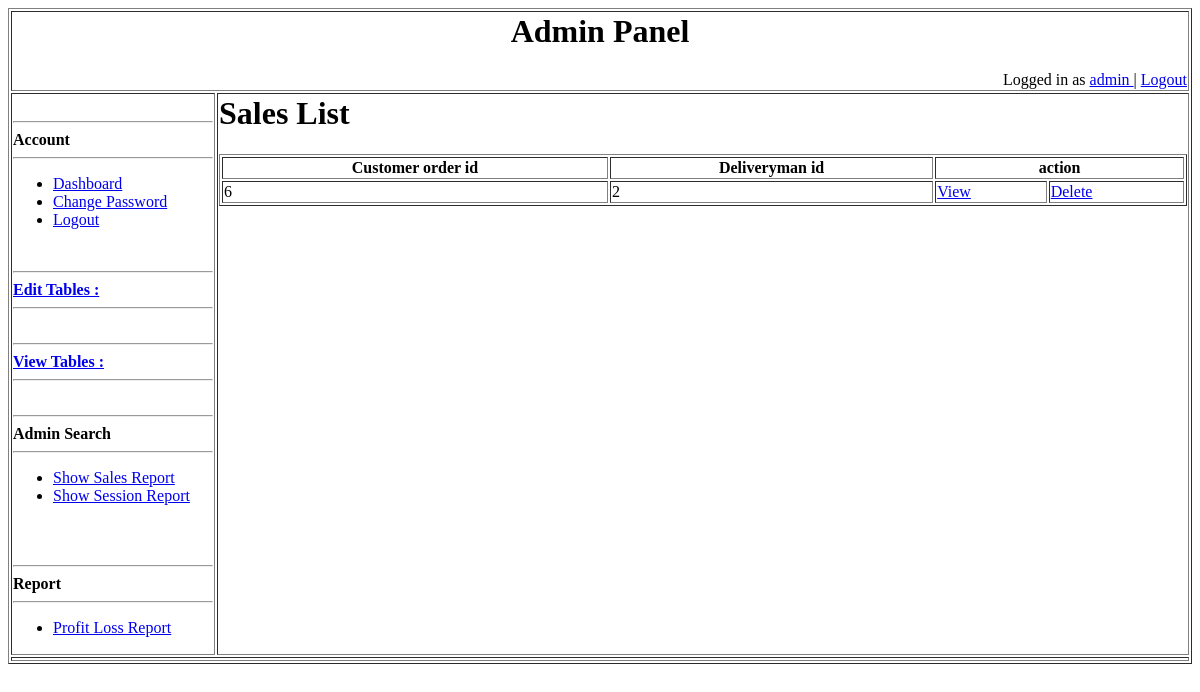
/App/View/AdminPages/ViewTables/viewSalesTable.php (signed in), run on an earlier commit of the app's database.
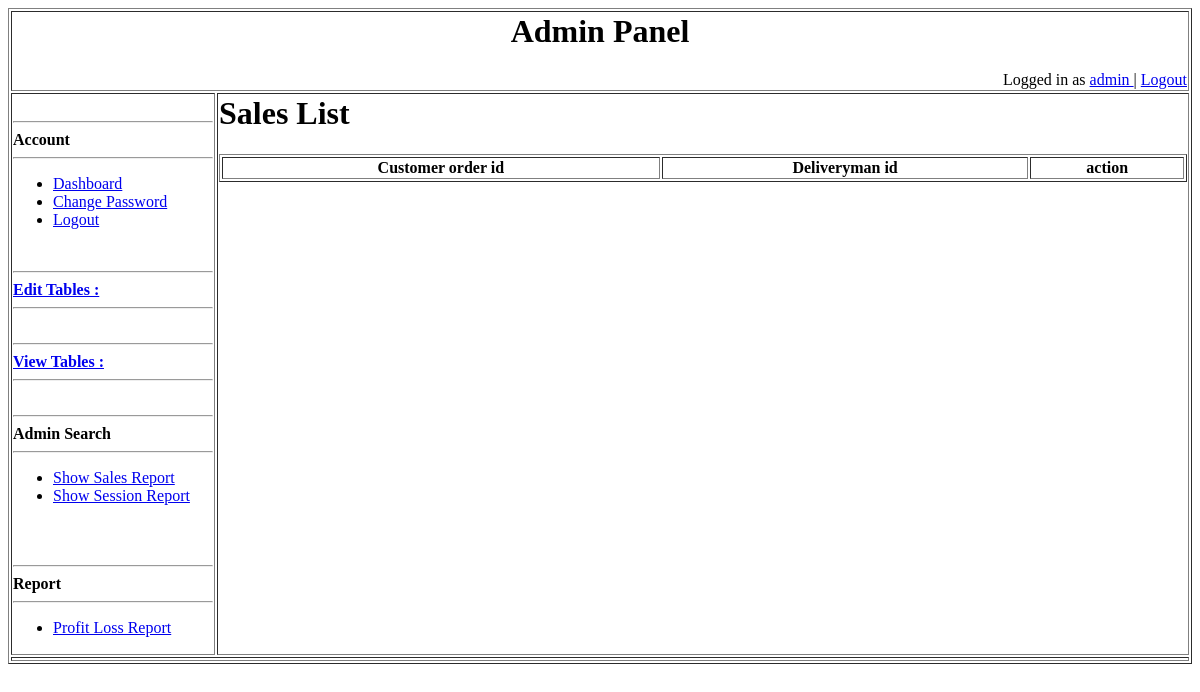
And on a later commit of the database.
### tables this page shows
CREATE TABLE `sales` (
  `id` int(100) NOT NULL,
  `customer_order_id` int(100) NOT NULL,
  `deliveryman_id` int(100) NOT NULL
);

### App/View/AdminPages/ViewTables/viewSalesTable.php (the view, shortened to what this page needs)
<table style="width:100%" , border = "1">
	<tr>
		<td colspan = "3">
			<?php
				include($_SERVER['DOCUMENT_ROOT']."/WebTechRepo/App/View/AdminPages/BasicStructure/header.php");
			?>
		</td>
	</tr>
	<tr>
		<td colspan="1" width = "200" valign="top">
			<?php
				include($_SERVER['DOCUMENT_ROOT']."/WebTechRepo/App/View/AdminPages/BasicStructure/accountCol.php");
			?>
		</td>
		<td colspan="2" valign="top">
			<h1>Sales List</h1>
			<?php
			include($_SERVER['DOCUMENT_ROOT']."/WebTechRepo/DB/createCon.php");
			$result=mysqli_query($conn,"SELECT * FROM sales");
			?>
	<table border="1" width="100%">
		<tr>
			<th>Customer order id</th>
			<th>Deliveryman id</th>
			<th colspan="2">action</th>
			</tr>
		<?php while($row=mysqli_fetch_array($result)) { ?>
		<tr>
			<td><?php echo $row['customer_order_id'];?></td>
			<td><?php echo $row['deliveryman_id'];?></td>
			<td>
				<a href="deleteSalesTable.php?view=<?php echo $row['id'];?>">View</a>
			</td>
			<td>
				<a href="deleteSalesTable.php?del=<?php echo $row['id'];?>">Delete</a>
			</td>
		</tr>
		<?php }?>
	</table>
		</td>
	</tr>
	<tr>
		<td colspan = "3">
		</td>
	</tr>
</table>

What changed in the data, as far as the page shows it:
removed sales: customer_order "6", deliveryman "2"
